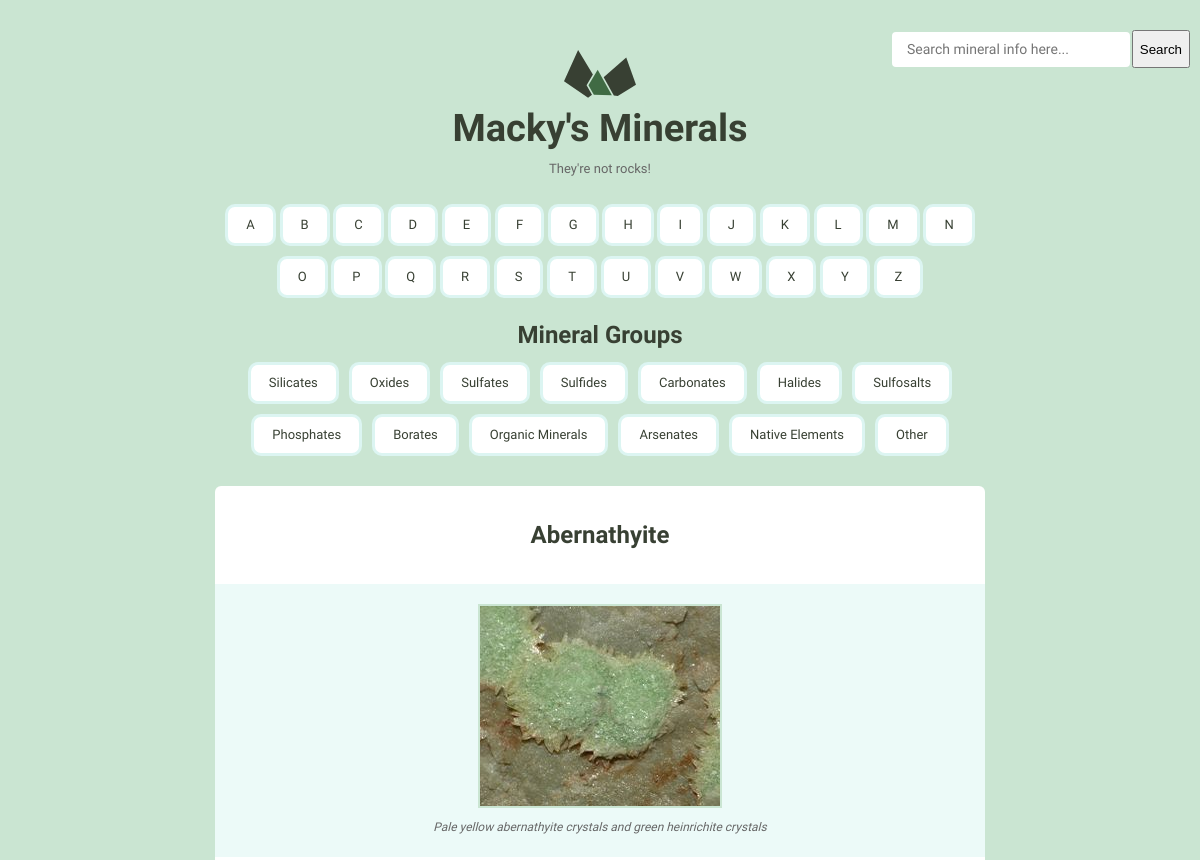
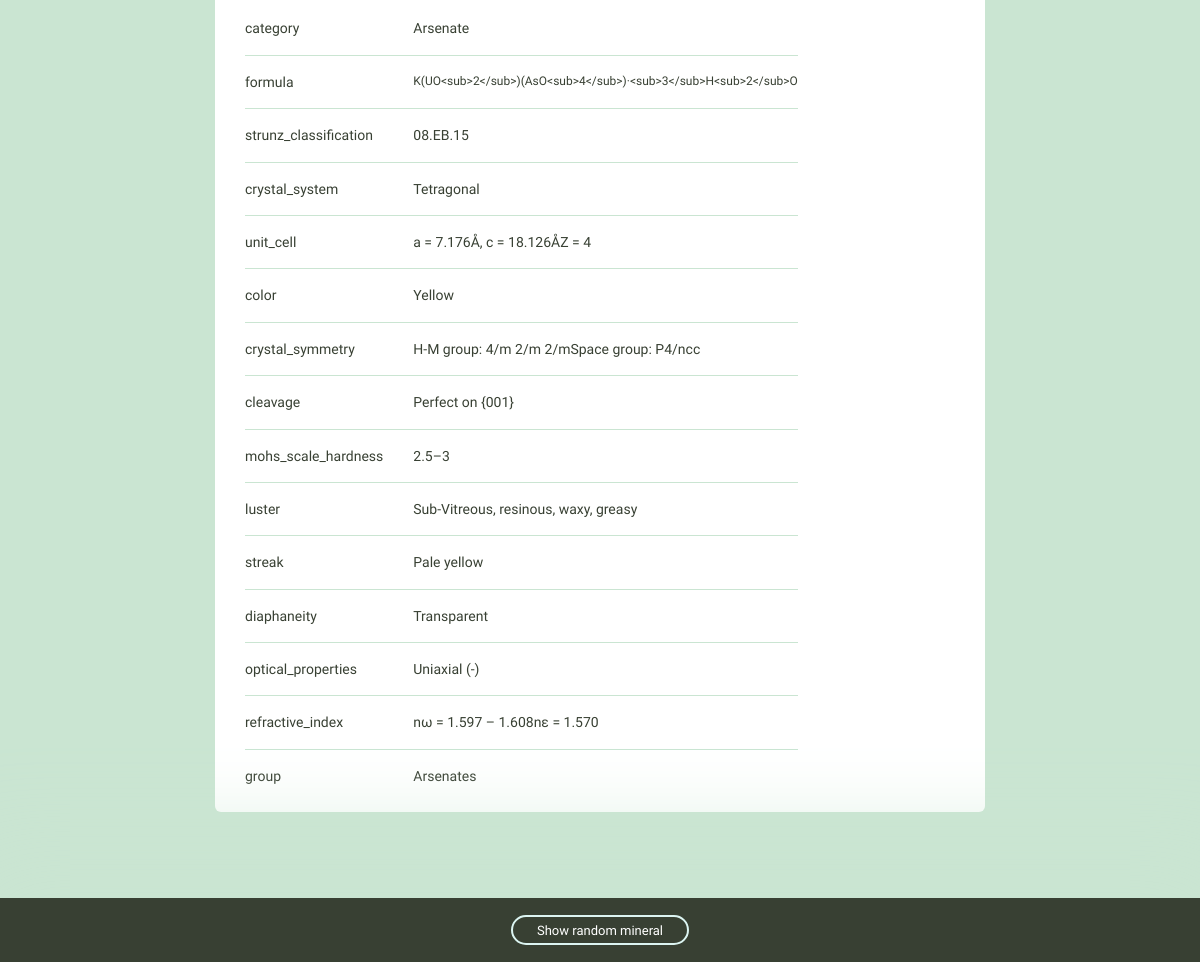
/minerals/mineral/Abernathyite/, run on the app's committed database (2 pictures, top to bottom).
### minerals/models.py (models this page shows, shortened)
class Mineral(models.Model):
    name = models.CharField(unique=True, max_length=255)
    image_filename = models.CharField(max_length=255, blank=True)
    image_caption = models.CharField(max_length=255, blank=True)
    category = models.CharField(max_length=255, blank=True)
    formula = models.CharField(max_length=255, blank=True)
    strunz_classification = models.CharField(max_length=255, blank=True)
    crystal_system = models.CharField(max_length=255, blank=True)
    unit_cell = models.CharField(max_length=255, blank=True)
    color = models.CharField(max_length=255, blank=True)
    crystal_symmetry = models.CharField(max_length=255, blank=True)
    cleavage = models.CharField(max_length=255, blank=True)
    mohs_scale_hardness = models.CharField(max_length=255, blank=True)
    luster = models.CharField(max_length=255, blank=True)
    streak = models.CharField(max_length=255, blank=True)
    diaphaneity = models.CharField(max_length=255, blank=True)
    optical_properties = models.CharField(max_length=255, blank=True)
    refractive_index = models.CharField(max_length=255, blank=True)
    crystal_habit = models.CharField(max_length=255, blank=True)
    specific_gravity = models.CharField(max_length=255, blank=True)
    group = models.CharField(max_length=255, blank=True)

### minerals/views.py (the view)
# urls.py: path("mineral/<name>/", views.mineral_detail_page, name="detail"),
def mineral_detail_page(request, name):
    mineral = Mineral.objects.filter(name=name).values()
    if not mineral:
        raise Http404("Mineral nowhere to be found")
    else:
        mineral[0].pop('id')
        mineral = ({key: value
                    for key, value in mineral[0].items() if value != ""})
    search_form = SearchForm(request.GET)
    if search_form.is_valid():
        return HttpResponse(reverse("minerals:search_list"))
    search_form = SearchForm()
    return render(
        request, 'minerals/detail.html',
        {
            'mineral': mineral,
            'form': search_form,
            'letters': ascii_uppercase,
            'categories': categories
        }
    )

### minerals/forms.py
class SearchForm(Form):
    query = CharField(
        max_length=255,
        widget=TextInput(attrs={
            'placeholder': "Search mineral info here..."
        })
    )

### minerals/templates/minerals/detail.html
{% extends 'links.html' %}
{% load static %}
{% block content %}
    <div class="grid-100 mineral__container">
        <h1 class="mineral__name">{{ mineral.name }}</h1>
        <div class="mineral__image-bg">
            <img class="mineral__image" src="{% static 'minerals/images/' %}{{ mineral.image_filename }}">
            <p class="mineral__caption">{{ mineral.image_caption }}</p>
        </div>
        <div class="mineral__table-container">
            <table class="mineral__table">
                {% for key, value in mineral.items %}
                    {% if key != 'name' and 'image' not in key and key == 'formula' %}
                        <tr>
                            <td class="mineral__catagory">{{ key }}</td>
                            <td class="mineral__formula">{{ value }}</td>
                        </tr>
                    {% elif key != 'name' and 'image' not in key and key != 'formula' %}
                        <tr>
                            <td class="mineral__catagory">{{ key }}</td>
                            <td>{{ value }}</td>
                        </tr>
                    {% endif %}
                {% endfor %}
            </table>
        </div>
    </div>
{% endblock %}

### static/css/global.css (style rules this page uses)
html { font-family: sans-serif; -ms-text-size-adjust: 100%; -webkit-text-size-adjust: 100%; }
h1 { font-size: 2em; margin: 0.67em 0; }
img { border: 0; }
input { color: inherit; font: inherit; margin: 0; }
input { line-height: normal; }
table { border-collapse: collapse; border-spacing: 0; }
td, th { padding: 0; }
html { font-size: 62.5%; width: 100%; }
body { background-color: #CAE5D2; margin: 0; width: 100%; font-size: 1.5em; line-height: 1.6; font-weight: 400; font-family: "Cousine"; color: #666; }
.grid, .grid-5, .grid-10, .grid-15, .grid-20, .grid-25, .grid-30, .grid-33, .grid-35, .grid-40, .grid-45, .grid-50, .grid-55, .grid-60, .grid-65, .grid-66, .grid-70, .grid-75, .grid-80, .grid-90, .grid-95, .grid-100 { float: left; box-sizing: border-box; position: relative; }
.grid-100 { width: 100%; padding: 0 15px; }
h1, h2, h3, h4, h5, h6 { margin-top: 0; margin-bottom: 2rem; font-weight: bold; font-family: "Work Sans", sans-serif; color: #384033; }
h1 { font-size: 3.8rem; }
@media (min-width: 550px) { h1 { font-size: 3.8rem; } }
p { margin-top: 0; font-size: 1.6rem; }
input[type="text"] { background: #fff; width: 100%; color: #666; border-radius: 6px; border: 2px solid #CAE5D2; padding: 9px 15px 10px 15px; margin-bottom: 15px; outline: none; box-sizing: border-box; font-size: 1.4rem; font-family: "Work Sans", sans-serif; -webkit-appearance: none; -moz-appearance: none; appearance: none; -webkit-transition: 0.2s; -moz-transition: 0.2s; -ms-transition: 0.2s; -o-transition: 0.2s; transition: 0.2s; }
th, td { padding: 15px; text-align: left; border-bottom: 1px solid #e1e1e1; }
th:first-child, td:first-child { padding-left: 0; }
th:last-child, td:last-child { padding-right: 0; }
input { margin-bottom: 1.5rem; }
table, p, ul { margin-bottom: 2.5rem; }
.mineral__container { background-color: #fff; border-radius: 6px; list-style: none; padding: 0; text-align: center; }
.mineral__name { display: block; width: 100%; margin: 0; font-size: 24px; padding: 30px 0 30px 0; }
.mineral__image { display: block; margin: 0 auto; border: solid 2px #CAE5D2; }
.mineral__image-bg { background-color: #ecfaf8; padding: 20px 0; }
.mineral__caption { font-size: 12px; font-style: italic; padding: 10px 0 0 0; margin: 0; }
.mineral__table { font-size: 14px; color: #384033; }
.mineral__table td { border-color: #CAE5D2; }
.mineral__table tr:last-of-type td { border-bottom: none; padding-bottom: 0; }
.mineral__table-container { padding: 5px 30px 0; }
.mineral__formula { font-size: 12px; }

### data on the page
Mineral: name "Abernathyite", image_filename (picture), image_caption "Pale yellow abernathyite crystals and green heinrichite crystals", mineral "Arsenate" "08.EB.15" "Tetragonal" "a = 7.176Å, c = 18.126ÅZ = 4" "Yellow" "H-M group: 4/m 2/m 2/mSpace group: P4/ncc" "Perfect on {001}" "2.5–3" "Sub-Vitreous, resinous, waxy, greasy" "Pale yellow" "Transparent" "Uniaxial (-)" "nω = 1.597 – 1.608nε = 1.570" "Arsenates", mineral "K(UO<sub>2</sub>)(AsO<sub>4</sub>)·<sub>3</sub>H<sub>2</sub>O"

### other printed values
{{ letter }} "A" "B" "C" "D" "E" "F" "G" "H" "I" "J" "K" "L" "M" "N" "O" "P" "Q" "R" "S" "T" "U" "V" "W" "X" "Y" "Z"
{{ category }} "Silicates" "Oxides" "Sulfates" "Sulfides" "Carbonates" "Halides" "Sulfosalts" "Phosphates" "Borates" "Organic Minerals" "Arsenates" "Native Elements" "Other"
{{ key }} "category" "strunz_classification" "crystal_system" "unit_cell" "color" "crystal_symmetry" "cleavage" "mohs_scale_hardness" "luster" "streak" "diaphaneity" "optical_properties" "refractive_index" "group"
{{ key }} "formula"
